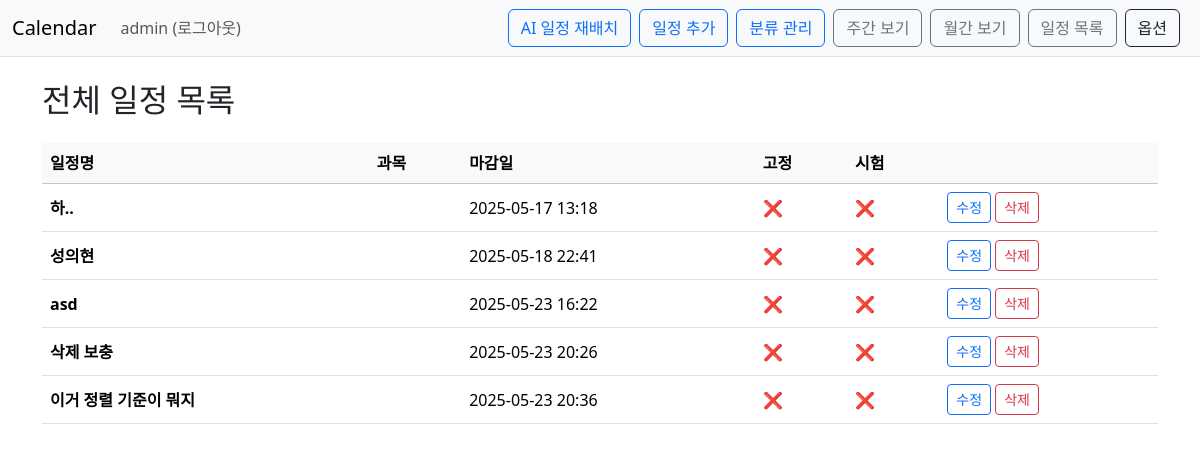
Before: /calendar/schedule/list/ (signed in) with the older database file.
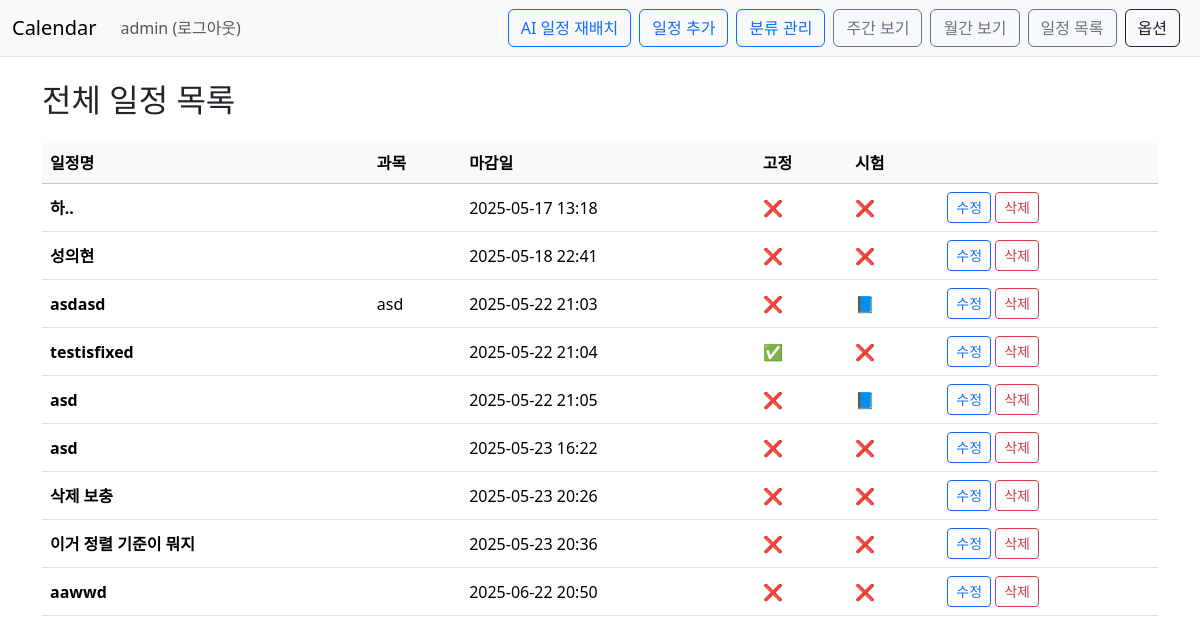
After: the same page with the newer database file.
### Calendar/models.py (models this page shows, shortened)
class Schedule(models.Model):
    owner=models.ForeignKey(User, on_delete=models.CASCADE)
    task_name=models.CharField(max_length=50)
    duration_minutes=models.IntegerField(null=True, blank=True)
    difficulty=models.IntegerField(null=True, blank=True)
    importance=models.IntegerField(null=True, blank=True)
    task_type = models.ForeignKey('ScheduleType', null=True, blank=True, on_delete=models.SET_NULL)
    subject=models.CharField(max_length=50, blank=True)
    is_exam_task=models.BooleanField(default=False)
    deadline=models.DateTimeField(null=True ,blank=True)
    start_time=models.DateTimeField(null=True ,blank=True)
    end_time=models.DateTimeField(null=True ,blank=True)
    is_fixed=models.BooleanField(default=False)
    exam=models.ForeignKey('self',default=None, on_delete=models.SET_DEFAULT, null=True ,blank=True)
    color = models.CharField(max_length=7, blank=True, default='#6c8df5')
    is_done = models.BooleanField(default=False)

### Calendar/views.py (the view)
# urls.py: path('schedule/list/', views.schedule_list, name='schedule_list'),
@login_required(login_url='common:login')
def schedule_list(request):
    schedules = Schedule.objects.filter(owner=request.user).order_by('deadline')
    return render(request, 'calendar/schedule_list_page.html', {'schedules': schedules})

### templates/calendar/schedule_list_page.html
{% extends 'base.html' %}
{% block content %}
<div class="container py-4">
  <h2 class="mb-4">전체 일정 목록</h2>
  <table class="table table-hover align-middle">
    <thead class="table-light">
      <tr>
        <th>일정명</th>
        <th>과목</th>
        <th>마감일</th>
        <th>고정</th>
        <th>시험</th>
        <th></th>
      </tr>
    </thead>
    <tbody>
      {% for item in schedules %}
      <tr>
        <td class="fw-bold">{{ item.task_name }}</td>
        <td>{{ item.subject }}</td>
        <td>{{ item.deadline|date:"Y-m-d H:i" }}</td>
        <td>{{ item.is_fixed|yesno:"✅,❌" }}</td>
        <td>{{ item.is_exam_task|yesno:"📘,❌" }}</td>
        <td>
          <a href="{% url 'calendar:schedule_edit' item.id %}?next={{ request.get_full_path }}" class="btn btn-sm btn-outline-primary">수정</a>
          <a href="{% url 'calendar:schedule_delete' item.id %}" class="btn btn-sm btn-outline-danger">삭제</a>
        </td>
      </tr>
      {% empty %}
      <tr><td colspan="6" class="text-center text-muted">등록된 일정이 없습니다.</td></tr>
      {% endfor %}
    </tbody>
  </table>
</div>
{% endblock %}

### templates/base.html (shortened to what this page needs)
{% load static %}
<!doctype html>
<html lang="ko">
<head>
    <link rel="stylesheet" type="text/css" href="{% static 'bootstrap.min.css' %}">
</head>
<body>
<nav class="navbar navbar-expand-lg navbar-light bg-light border-bottom">
    <div class="container-fluid">
        <a class="navbar-brand" href="{% url 'calendar:index' %}">Calendar</a>
        <div class="collapse navbar-collapse" id="navbarSupportedContent">
            <ul class="navbar-nav me-auto mb-2 mb-lg-0">
                <li class="nav-item">
                    {% if user.is_authenticated %}
                        <a class="nav-link" href="{% url 'common:logout' %}">{{ user.username }} (로그아웃)</a>
                    {% else %}
                        <a class="nav-link" href="{% url 'common:login' %}">로그인</a>
                    {% endif %}
                </li>
            </ul>
            <div class="d-flex align-items-center flex-wrap">
                <a class="btn btn-outline-primary me-2" href="{% url 'calendar:schedule_replace'%}">AI 일정 재배치</a>
                <a class="btn btn-outline-primary me-2" href="{% url 'calendar:schedule_create' %}">일정 추가</a>
                <a href="{% url 'calendar:schedule_type_list' %}" class="btn btn-outline-primary me-2">분류 관리</a>
                <a class="btn btn-outline-secondary me-2" href="{% url 'calendar:schedule_week' %}">주간 보기</a>
                <a class="btn btn-outline-secondary me-2" href="{% url 'calendar:index' %}">월간 보기</a>
                <a class="btn btn-outline-secondary me-2" href="{% url 'calendar:schedule_list' %}">일정 목록</a>
                <button class="btn btn-outline-dark me-2" type="button" data-bs-toggle="collapse"
                        data-bs-target="#calendarOptions" aria-expanded="false" aria-controls="calendarOptions">
                    옵션
                </button>
            </div>
        </div>
    </div>
</nav>
{% block content %}
{% endblock %}
</body>
</html>

Changed rows visible on the page:
added Schedule: task_name "asdasd", subject "asd", deadline "2025-05-22 21:03", is_fixed "❌", is_exam_task "📘"
added Schedule: task_name "testisfixed", deadline "2025-05-22 21:04", is_fixed "✅", is_exam_task "❌"
added Schedule: task_name "asd", deadline "2025-05-22 21:05", is_fixed "❌", is_exam_task "📘"
added Schedule: task_name "aawwd", deadline "2025-06-22 20:50", is_fixed "❌", is_exam_task "❌"
